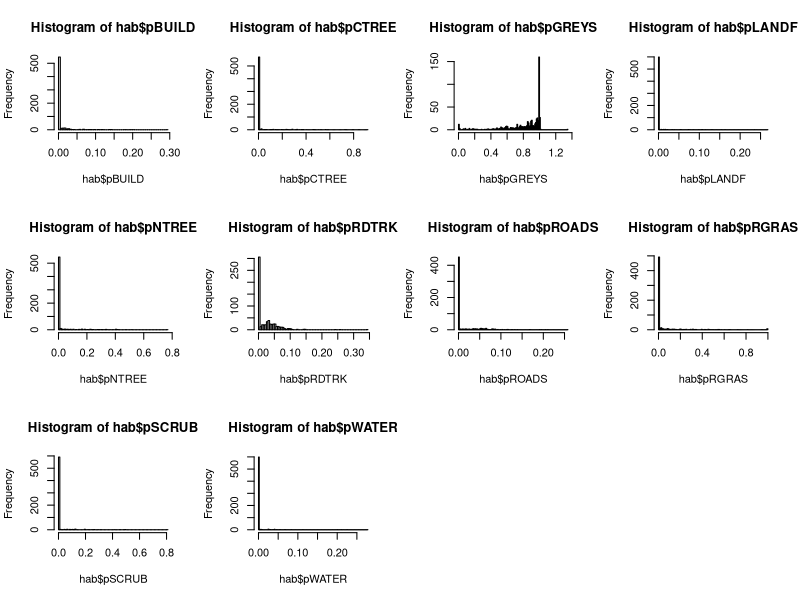
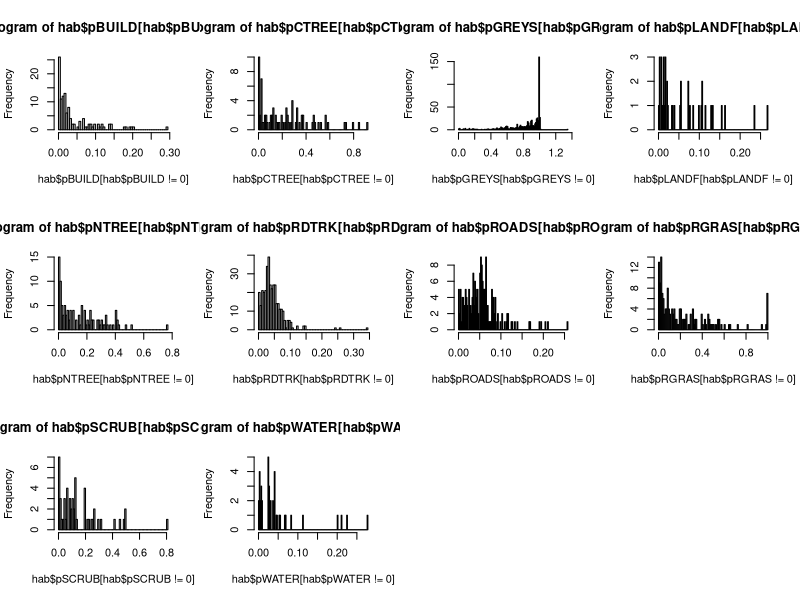
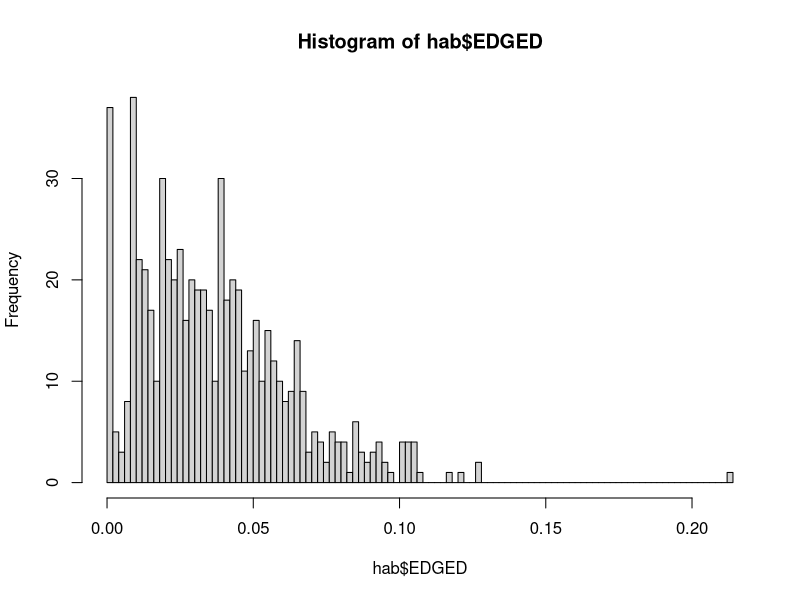
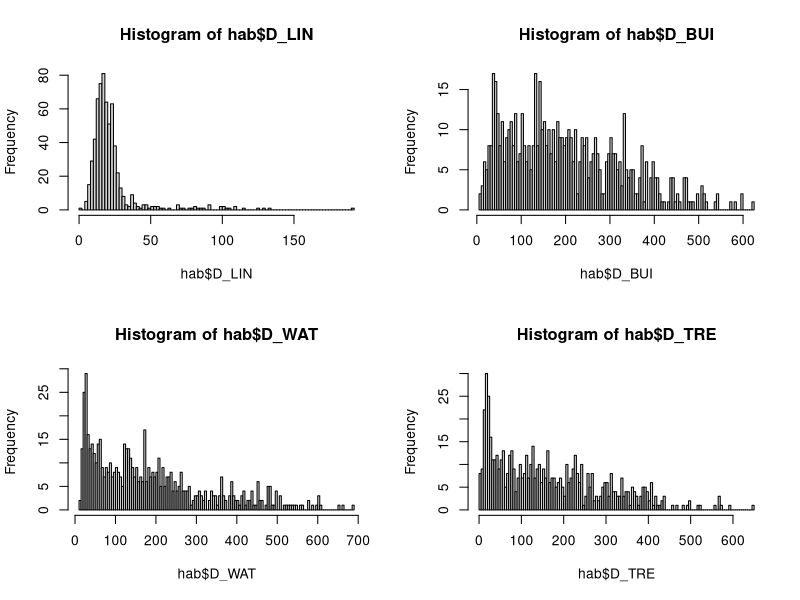
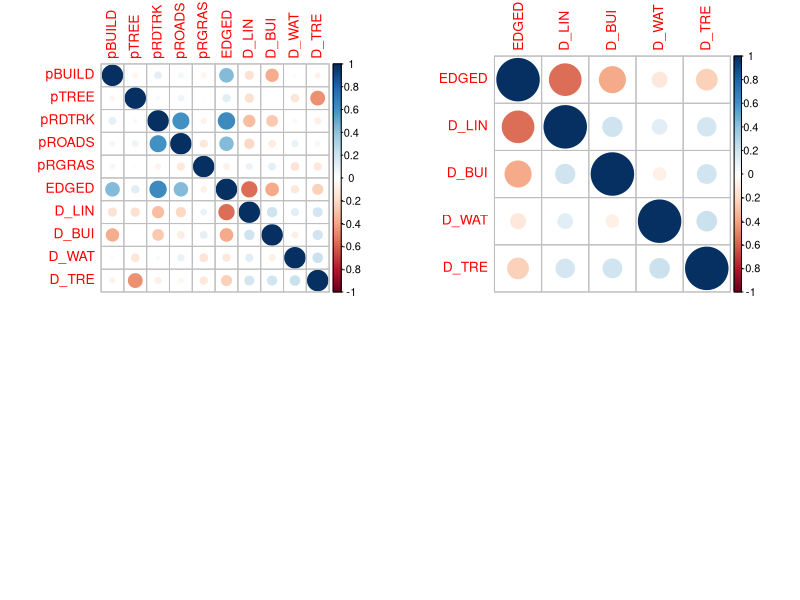

These charts were generated, in order, by the following R code:
###
###
### ANALYSE HABITAT DATA PER TRANSECT SECTION
###
### 

rm(list=ls())
hab <- read.csv('data/TRANSECT SECTION HABITAT DATA 2013 and 2014 MASTER.csv',header=T)

### First express all m2 habitat cover to proportions:
hab$pBUILD <- hab$BUILD/hab$AREA_M2
hab$pCTREE <- hab$CTREE/hab$AREA_M2
hab$pGREYS <- hab$GREYS/hab$AREA_M2
hab$pLANDF <- hab$LANDF/hab$AREA_M2
hab$pNTREE <- hab$NTREE/hab$AREA_M2
hab$pRDTRK <- hab$RDTRK/hab$AREA_M2
hab$pROADS <- hab$ROADS/hab$AREA_M2
hab$pRGRAS <- hab$RGRAS/hab$AREA_M2
hab$pSCRUB <- hab$SCRUB/hab$AREA_M2
hab$pWATER <- hab$WATER/hab$AREA_M2

### Second, can I 'weed out' some habitat cover classifiers on the basis of too
###  little information content?

# Visualise individual land cover data:
par(mfrow=c(3,4))
hist(hab$pBUILD, breaks=100)
hist(hab$pCTREE, breaks=100)
hist(hab$pGREYS, breaks=100)
hist(hab$pLANDF, breaks=100)
hist(hab$pNTREE, breaks=100)
hist(hab$pRDTRK, breaks=100)
hist(hab$pROADS, breaks=100)
hist(hab$pRGRAS, breaks=100)
hist(hab$pSCRUB, breaks=100)
hist(hab$pWATER, breaks=100)

# Visualise same as above but w/o the zero's:
par(mfrow=c(3,4))
hist(hab$pBUILD[hab$pBUILD!=0], breaks=100)
hist(hab$pCTREE[hab$pCTREE!=0], breaks=100)
hist(hab$pGREYS[hab$pGREYS!=0], breaks=100)
hist(hab$pLANDF[hab$pLANDF!=0], breaks=100)
hist(hab$pNTREE[hab$pNTREE!=0], breaks=100)
hist(hab$pRDTRK[hab$pRDTRK!=0], breaks=100)
hist(hab$pROADS[hab$pROADS!=0], breaks=100)
hist(hab$pRGRAS[hab$pRGRAS!=0], breaks=100)
hist(hab$pSCRUB[hab$pSCRUB!=0], breaks=100)
hist(hab$pWATER[hab$pWATER!=0], breaks=100)

# Percentage of zero's for each of the above classifiers:
round(sum(hab$pBUILD!=0)/length(hab$pBUILD),3)
round(sum(hab$pCTREE!=0)/length(hab$pCTREE),3)
round(sum(hab$pGREYS!=0)/length(hab$pGREYS),3)
round(sum(hab$pLANDF!=0)/length(hab$pLANDF),3)
round(sum(hab$pNTREE!=0)/length(hab$pNTREE),3)
round(sum(hab$pRDTRK!=0)/length(hab$pRDTRK),3)
round(sum(hab$pROADS!=0)/length(hab$pROADS),3)
round(sum(hab$pRGRAS!=0)/length(hab$pRGRAS),3)
round(sum(hab$pSCRUB!=0)/length(hab$pSCRUB),3)
round(sum(hab$pWATER!=0)/length(hab$pWATER),3)

### So, the following conclusions:
### 1. pGREYS is pointless to include as it is a 'remaining' classifier and therefore
###     is not infortmative on habitat type.
### 2. pLANDF is also not really informative, and is non-zero in only 6.3% of cases.
### 3. pSCRUB and pWATER also occur in <10% of cases, and are therefore of limited value.
###
### 4.This leaves us with proportional cover variables pBUILD, pCTREE, pNTREE, pRDTRK, pROADS and pRGRAS.
###
### 5. For simplicity, will only consider total extent of tree cover, pTREE = pCTREE+pNTREE

hab$pTREE <- hab$pCTREE+hab$pNTREE

### Now what about line length (LLENG)?

# First express this as a measure of 'edge density' by dividing by the total area.
#  (i.e. now in m/m2)

hab$EDGED <- hab$LLENG/hab$AREA_M2
par(mfrow=c(1,1))
# Visualise:
hist(hab$EDGED, breaks=100)


### Finally check and visualise the distance-to variables:
par(mfrow=c(2,2))
hist(hab$D_LIN, breaks=100)
hist(hab$D_BUI, breaks=100)
hist(hab$D_WAT, breaks=100)
hist(hab$D_TRE, breaks=100)


### Prepare data for PCA no. 1:
hab2 <- subset(hab, select=c('pBUILD','pTREE','pRDTRK',
                             'pROADS','pRGRAS','EDGED',
                             'D_LIN','D_BUI','D_WAT','D_TRE'))

### Run PCA:
hab_pca1 <- prcomp(hab2, scale=T, center=T)
summary(hab_pca1)
hab_pca_scores1 <- round(hab_pca1$rotation[,1:4],3)
hab_pca_scores1
# Interpretation of PC1-4:
# PC1:
#  More roads/tracks cover
#  Higher edge density
#  More roadside cover
#  Shorter distance to linear features
#  Shorter distance to buildings
#  == "Edgey habitat with roads, but close to buildings"
#
# PC2 (its inverse!):
#  Higher tree cover
#  Shorter distance from water
#  Shorter distance from trees
#  More rough grassland
# == "Wet woodlands with some rough grassland cover"
#
# PC3:
#  Fewer buildings
#  More roadside cover
#  Longer distance from buildings
#  More road/track cover
# == Isolated roads with few surrounding features, relatively open habitat
#
# PC4 (its inverse):
#  Higher tree cover
#  Less rough grassland
#  Longer distance from water
# == Dry woodlands


### Have a look at the correlation within this subset of habitat data:
library(corrplot)
cm_hab2 <- cor(hab2)
corrplot(cm_hab2, method='circle')


### Prepare data for PCA no. 2:
hab3 <- subset(hab, select=c('EDGED','D_LIN','D_BUI','D_WAT','D_TRE'))
### Have a look at the correlation within this subset of habitat data:
cm_hab3 <- cor(hab3)
corrplot(cm_hab3, method='circle')
hab_pca2 <- prcomp(hab3, scale=T, center=T)
summary(hab_pca2)
hab_pca_scores2 <- round(hab_pca2$rotation[,1:4],3)
hab_pca_scores2
# Interpretation of PC1-4:
# PC1:
#  Higher edge density
#  Shorter distance to linear features
#  Shorter distance to buildings
#  Shorter distance to trees
# == 'Structurally complex habitat close to buildings and trees'
#
# PC2:
#  Longer distance to buildings
#  Shorter distance to water
#  Shorter distance to trees
# == 'Wet habitat near trees'
#
# PC3:
#  Shorter distance to linear features
#  Longer distance to buildings
#  Longer distance to trees
# == 'Habitat with linear features but away from buildings or trees' (i.e. roads)  
#
# PC4 (inverse):
#  Longer distance to buildings
#  Longer distance to water
#  Shorter distance to trees
#  Longer distance to linear features
# == 'Dry habitat near trees'

